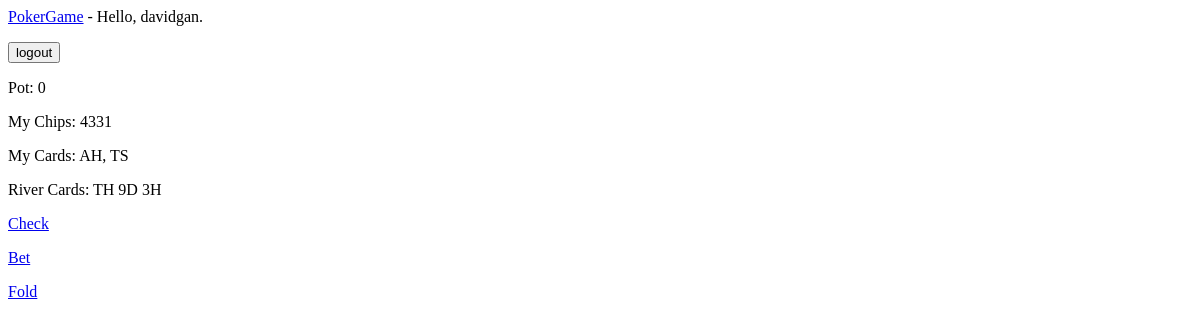
Page /river_cards/3 (signed in) on the earlier database version.
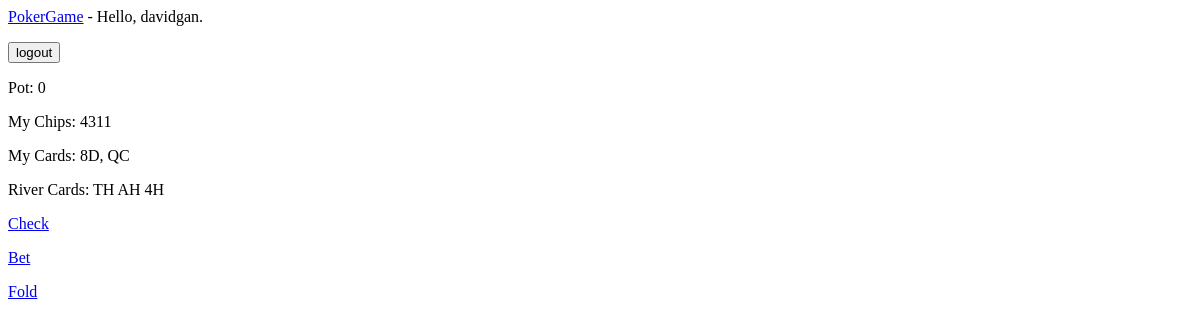
Same page on the later database version.
### poker_game_app/models.py (models this page shows)
class Player(models.Model):
    user = models.OneToOneField(User, on_delete=models.CASCADE)
    game = models.ForeignKey(Game, null=True, on_delete=models.CASCADE)
    chips = models.IntegerField(default=5000)
    point = models.IntegerField(default=0)
    card1 = models.CharField(max_length=10, null=True)
    card2 = models.CharField(max_length=10, null=True)
    status = models.IntegerField(default=0)
    bet = models.IntegerField(default=0)
    hand_text = models.CharField(max_length = 50, null=True) # textual representation of hand (eg. "full house")
    hand_num = models.IntegerField(null=True) # numerical representation of text

class Game(models.Model):
    status = models.IntegerField(default=0) #current status of game
    river_card1 = models.CharField(null = True, max_length=100)
    river_card2 = models.CharField(null = True, max_length=100)
    river_card3 = models.CharField(null = True, max_length=100)
    river_card4 = models.CharField(null = True, max_length=100)
    river_card5 = models.CharField(null = True, max_length=100)
    deck = models.CharField(null = True, max_length=512)
    min_bet = models.IntegerField(default=0)
    pot = models.IntegerField(default=0)
    num_players = models.IntegerField(default=0)

### poker_game_app/views.py (the view)
# urls.py: path('river_cards/<int:player_id>', views.river_cards, name="river_cards"),
@login_required
def river_cards(request, player_id):
    player = Player.objects.get(id=player_id)
    game = player.game
    deck = json.loads(game.deck)
    card0 = deck[0]
    card1 = deck[1]
    card2 = deck[2]
    del deck[0]
    del deck[0]
    del deck[0]
    game.river_card1 = card0
    game.river_card2 = card1
    game.river_card3 = card2
    game.deck = json.dumps(deck)
    game.save()
    context = {'player': player, 'game': game}
    return render(request, 'poker_game_app/river_cards.html', context)

### poker_game_app/templates/poker_game_app/river_cards.html
{% extends "poker_game_app/base.html" %}
{% block content %}
    <p>Pot: {{ game.pot }} <p>
    <p>My Chips: {{ player.chips }}</p>
    <p>My Cards: {{ player.card1 }}, {{ player.card2 }}</p>
    <p>River Cards: {{ game.river_card1 }} {{ game.river_card2 }} {{ game.river_card3 }} </p>
    <p><a href="{% url 'poker_game_app:check' player.id %}">Check</a> </p>
    <p><a href="{% url 'poker_game_app:bet' player.id %}">Bet</a> </p>
    <p><a href="{% url 'poker_game_app:fold' player.id %}">Fold</a> </p>
{% endblock content %}

Differences in the rows shown:
changed Game "TH": river_card2 "9D" → "AH"; river_card3 "3H" → "4H"
changed Player: chips "4331" → "4311"; card1 "AH" → "8D"; card2 "TS" → "QC"
